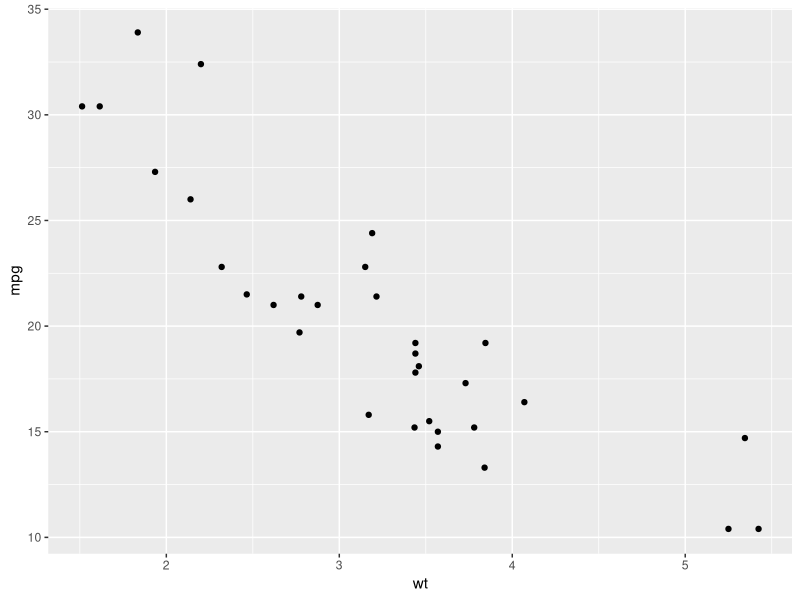
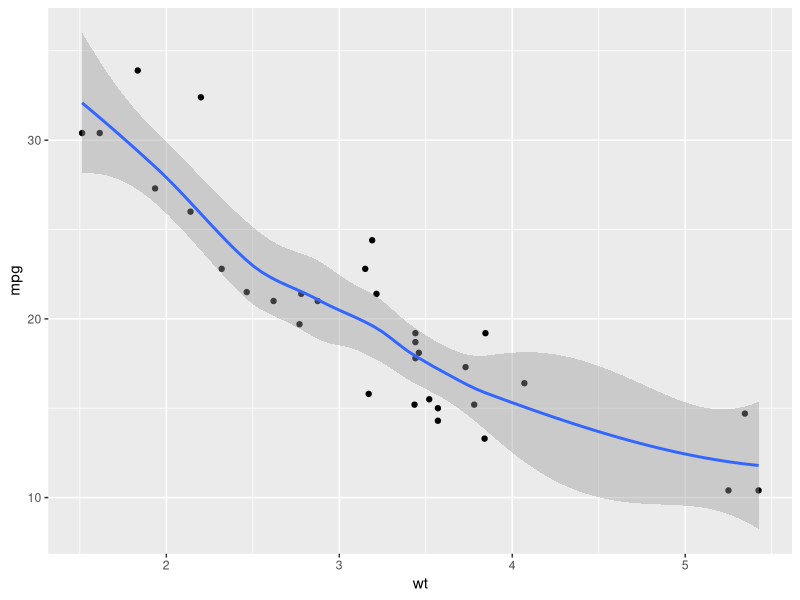
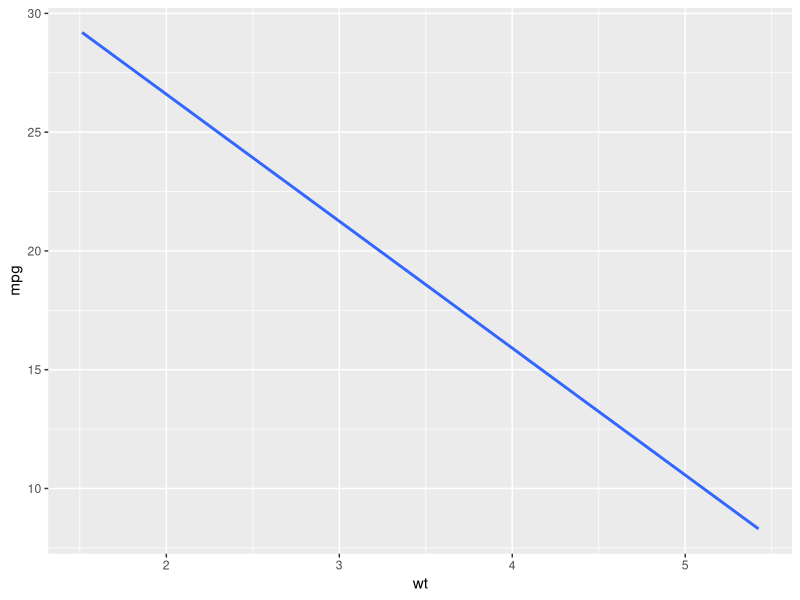
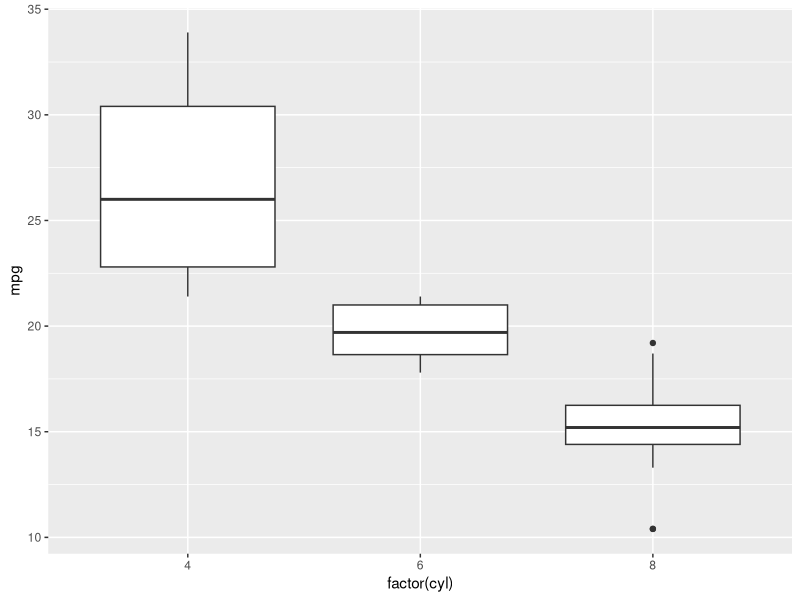
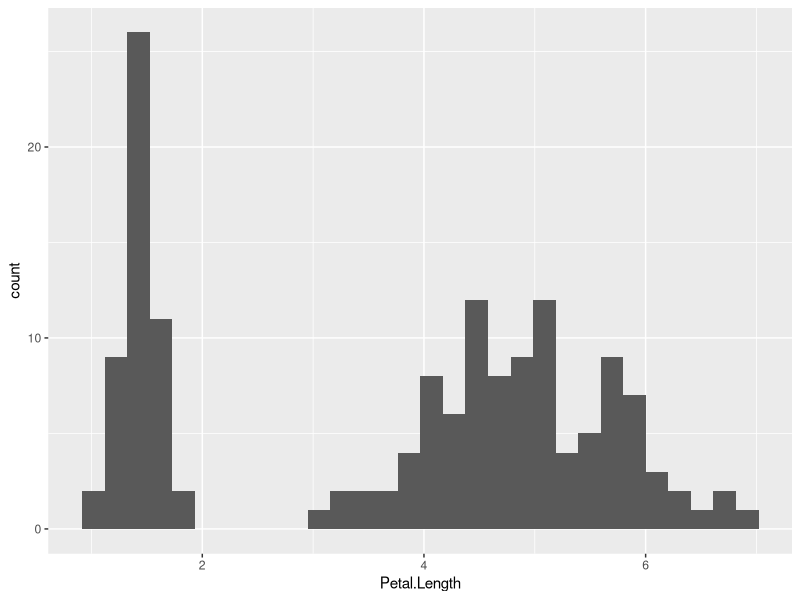
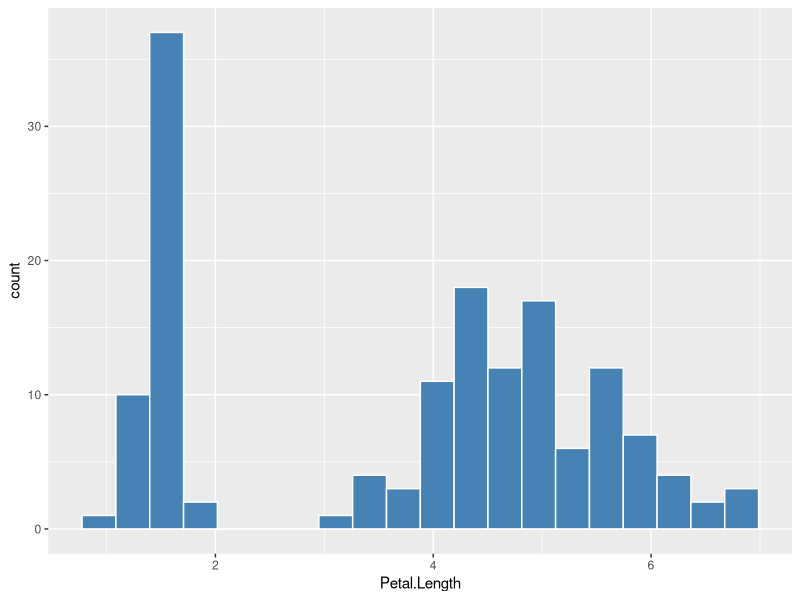
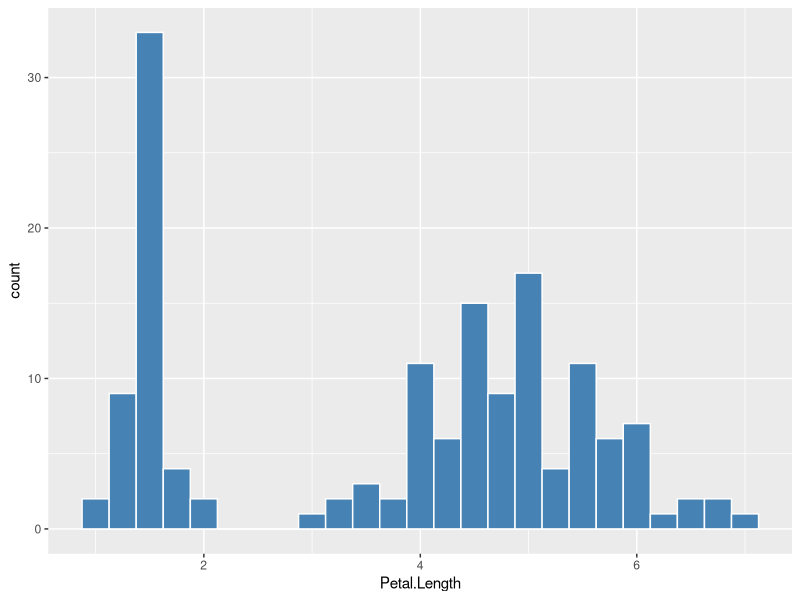
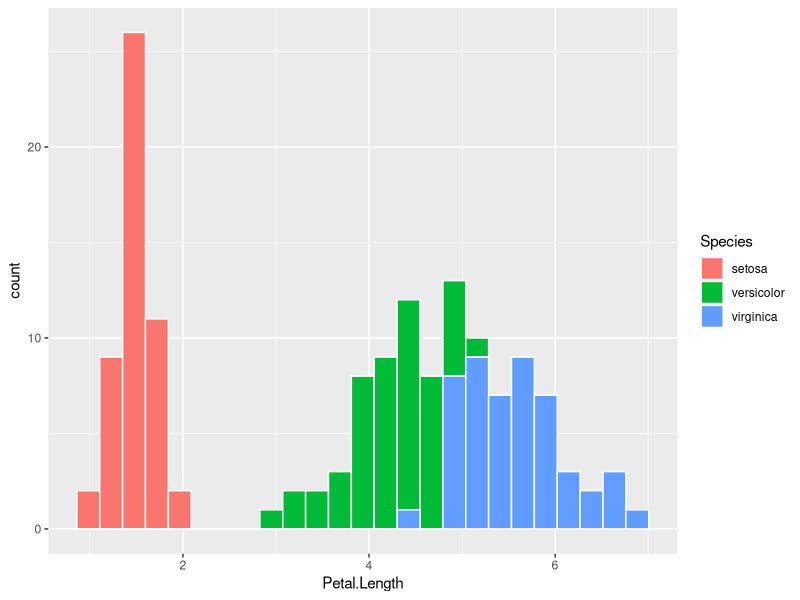

These charts were generated, in order, by the following R code:
## ---- chunk 1
library(ggplot2)
exists("geom_point")           # TRUE once ggplot2 is loaded
ls("package:ggplot2", pattern = "^geom_")   # lists all geoms available
## ---- chunk 2
ggplot(mtcars, aes(x = wt, y = mpg)) +
  geom_point()
## ---- chunk 3
ggplot(mtcars, aes(x = wt, y = mpg)) +
  geom_point() +
  geom_smooth()
## ---- chunk 4
ggplot(mtcars, aes(x = wt, y = mpg)) +
  geom_smooth(method = "lm", se = FALSE)
## ---- chunk 5
ggplot(mtcars, aes(x = factor(cyl), y = mpg)) +
  geom_boxplot()
## ---- chunk 6
library(ggplot2)

# Basic histogram
ggplot(iris, aes(x = Petal.Length)) +
  geom_histogram()

# Control the number of bins and style
ggplot(iris, aes(x = Petal.Length)) +
  geom_histogram(bins = 20, fill = "steelblue", color = "white")

# Or set the bin width directly
ggplot(iris, aes(x = Petal.Length)) +
  geom_histogram(binwidth = 0.25, fill = "steelblue", color = "white")

# Color by species (stacked by default)
ggplot(iris, aes(x = Petal.Length, fill = Species)) +
  geom_histogram(bins = 25, color = "white")

# Overlapping instead of stacked
ggplot(iris, aes(x = Petal.Length, fill = Species)) +
  geom_histogram(bins = 25, alpha = 0.6, position = "identity")

# One panel per species
ggplot(iris, aes(x = Petal.Length, fill = Species)) +
  geom_histogram(bins = 20, color = "white") +
  facet_wrap(~ Species)
## ---- chunk 7
# Basic density curve
ggplot(iris, aes(x = Petal.Length)) +
  geom_density()

# Filled and styled
ggplot(iris, aes(x = Petal.Length)) +
  geom_density(fill = "orange", alpha = 0.5, color = "darkred")

# One curve per species
ggplot(iris, aes(x = Petal.Length, fill = Species)) +
  geom_density(alpha = 0.5)

# Smoother or wigglier curve
ggplot(iris, aes(x = Petal.Length)) +
  geom_density(adjust = 2)     # larger = smoother
## ---- chunk 8
may <- subset(airquality, Month == 5)

ggplot(may, aes(x = Day, y = Temp)) +
  geom_line()
## ---- chunk 9
# Month is numeric, so convert to factor
ggplot(airquality, aes(x = Day, y = Temp, color = factor(Month))) +
  geom_line()

# Or use separate panels
ggplot(airquality, aes(x = Day, y = Temp)) +
  geom_line() +
  facet_wrap(~ Month)
## ---- chunk 10
airquality$Date <- as.Date(paste(1973, airquality$Month, airquality$Day, sep = "-"))

ggplot(airquality, aes(x = Date, y = Temp)) +
  geom_line(color = "blue")
## ---- chunk 11
head(ToothGrowth)
tail(ToothGrowth)
str(ToothGrowth)
## ---- chunk 12
ggplot(ToothGrowth, aes(x = factor(dose), y = len, fill = factor(dose))) +
  geom_violin(trim = FALSE, alpha = 0.7) +
  geom_boxplot(width = 0.12, fill = "white") +
  labs(title = "Tooth Length by Vitamin C Dose",
       x = "Dose (mg/day)",
       y = "Tooth Length") +
  theme_minimal() +
  theme(legend.position = "none")
